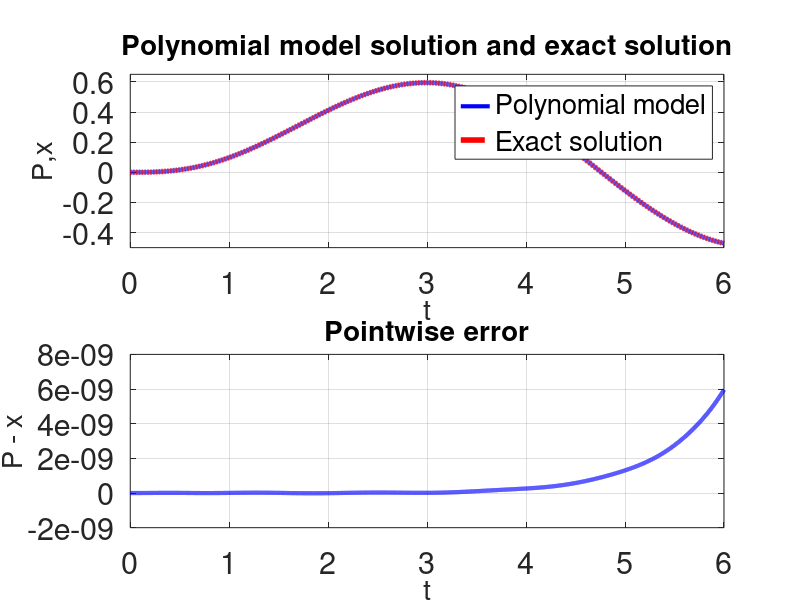
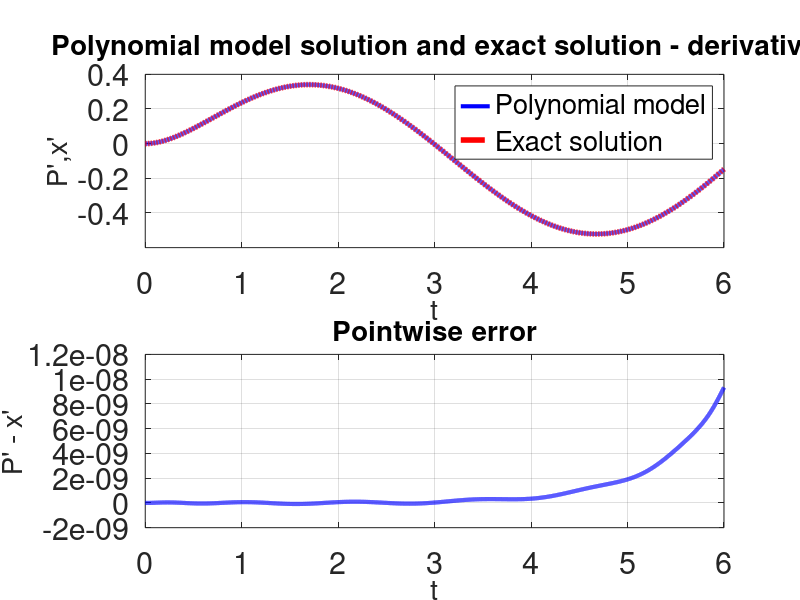
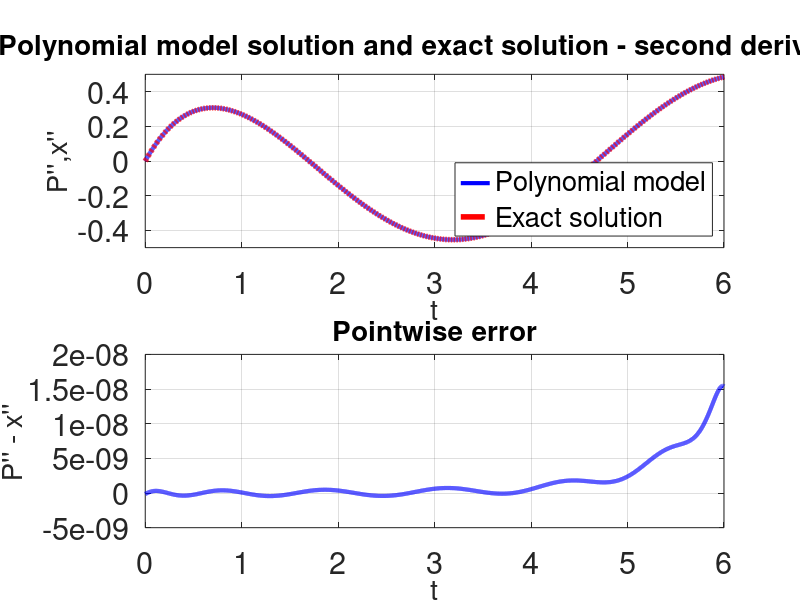

These figures' MATLAB source, in order:
close all
clear all 
clc
%%

% This script approximates the solution of the second-order ODE
%
%     x''(t) + 2*x'(t) + x(t) = sin(t),     x(0) = 0, x'(0) = 0
%
% with a polynomial written in scaled Taylor form:
%
%     P(t) = c0 + c1*t/1! + c2*t^2/2! + ... + cm*t^m/m!
%
% The factorial scaling is useful because derivatives are obtained by
% shifting the coefficient index.

% Main parameters:
% n = order of the differential equation. For this script n = 2, so two
%     initial conditions are fixed: P(0) = c0 and P'(0) = c1.
% m = degree of the polynomial approximation. Here m = 15, so the model uses
%     coefficients c0, c1, ..., c15.
% M = number of random collocation points. The ODE is sampled at these
%     points, creating an overdetermined linear system solved by least squares.
% In this script, n is mainly a readable reminder of the ODE order; the
% actual matrix sizes are written explicitly using m.

n = 2;
m = 15;
M = 10000;

% Random collocation points where the differential equation is sampled.
tk = 6.1*rand(M,1)-0.05;

% Right-hand side of the ODE.
uk0 = sin(tk);
%% 

% Initial conditions fix the first two polynomial coefficients:
% c0 = P(0), c1 = P'(0).
c0 = 0; 
c1 = 0;

% Move the known contributions of c0 and c1 to the right-hand side.
uk = uk0 - 1*(c0 + c1*tk) - 2*(c1)  ;

% T1 represents the second derivative part P''(t), using c2...cm.
T1 = tk.^[0:m-2]./factorial(0:m-2);

% T2 represents the first derivative part P'(t), using c2...cm.
T2 = tk.^[1:m-1]./factorial(1:m-1);

% T3 represents the polynomial part P(t), excluding fixed c0 and c1 terms.
T3 = tk.^[2:m]./factorial(2:m);

% Linear system for the unknown coefficients:
%
%     P''(tk) + 2*P'(tk) + P(tk) = sin(tk)
%
% at all sampled collocation points tk.
A = T1 + 2*T2 + 1*T3;

% Solve the overdetermined linear system in the least-squares sense.
ch = pinv(A)*uk;

% Full coefficient vector, including the two fixed initial-condition terms.
c = [c0;c1;ch];

%%

% Dense grid used only for plotting.
t = linspace(0,6,10000);

% Evaluate the polynomial model P(t).
P = 0;
for i = 0:m
    P = P + c(i+1)*t.^i/factorial(i);
end

% Exact solution of the second-order ODE with the chosen initial conditions.
x = ( exp(-t) + t.*exp(-t) - cos(t))/2;

% Print coefficients and the RMSE (root mean squared error) on the plotting
% grid. RMSE is a single number that summarizes the average size of P(t)-x(t).
c
rmse_error = sqrt(mean((P-x).^2));
rmse_error

% Plot the polynomial approximation and the exact solution.
f1=figure('DefaultAxesFontSize',22);
subplot(2,1,1)
set(gcf, 'renderer', 'painters','Position', [100 100 1200 900]);
plot(t,P,'-','LineWidth',3,'Color',[0,0,1]), hold on, 
plot(t,x,'--','LineWidth',4,'Color',[1 0 0]),
legend('Polynomial model','Exact solution','Location','northeast')
title('Polynomial model solution and exact solution', 'FontSize', 20);
xlabel('t', 'FontSize', 20);
ylabel('P,x', 'FontSize', 20);
xlim([0 6]);
ylim([-0.5 0.65] )
grid on
subplot(2,1,2)
set(gcf, 'renderer', 'painters','Position', [100 100 1200 900]);
plot(t,P - x,'-','LineWidth',3,'Color',[0,0,1]), hold on, 
% legend('Polynomial model','Exact solution','Location','northeast')
title('Pointwise error', 'FontSize', 20);
xlabel('t', 'FontSize', 20);
ylabel('P - x', 'FontSize', 20);
xlim([0 6 ]);
% ylim([0 1] )
grid on

%%

% Evaluate the first derivative P'(t).
Pd = 0;
for i = 0:m-1
    Pd = Pd + c(i+2)*t.^i/factorial(i);
end

% Exact first derivative of the exact solution.
xd =  ( sin(t) - t.*exp(-t) )/2



% Plot the first derivative and its error.
f2=figure('DefaultAxesFontSize',22);
subplot(2,1,1)
set(gcf, 'renderer', 'painters','Position', [100 100 1200 900]);
plot(t,Pd,'-','LineWidth',3,'Color',[0,0,1]), hold on, 
plot(t,xd,'--','LineWidth',4,'Color',[1 0 0]),
legend('Polynomial model','Exact solution','Location','northeast')
title('Polynomial model solution and exact solution - derivative', 'FontSize', 20);
xlabel('t', 'FontSize', 20);
ylabel('P'',x''', 'FontSize', 20);
xlim([0 6 ]);
ylim([-0.6 0.4] )
grid on
subplot(2,1,2)
set(gcf, 'renderer', 'painters','Position', [100 100 1200 900]);
plot(t,Pd - xd,'-','LineWidth',3,'Color',[0,0,1]), hold on, 
% legend('Polynomial model','Exact solution','Location','northeast')
title('Pointwise error', 'FontSize', 20);
xlabel('t', 'FontSize', 20);
ylabel('P'' - x''', 'FontSize', 20);
xlim([0 6 ]);
% ylim([0 1] )
grid on


%%

%%

% Evaluate the second derivative P''(t).
Pdd = 0;
for i = 0:m-2
    Pdd = Pdd + c(i+3)*t.^i/factorial(i);
end

% Exact second derivative of the exact solution.
xdd =  ( t.*exp(-t) - exp(-t) + cos(t) )/2;

% Plot the second derivative and its error.
f3=figure('DefaultAxesFontSize',22);
subplot(2,1,1)
set(gcf, 'renderer', 'painters','Position', [100 100 1200 900]);
plot(t,Pdd,'-','LineWidth',3,'Color',[0,0,1]), hold on, 
plot(t,xdd,'--','LineWidth',4,'Color',[1 0 0]),
legend('Polynomial model','Exact solution','Location','southeast')
title('Polynomial model solution and exact solution - second derivative', 'FontSize', 20);
xlabel('t', 'FontSize', 20);
ylabel('P'''',x''''', 'FontSize', 20);
xlim([0 6 ]);
ylim([-0.5 0.501] )
grid on
subplot(2,1,2)
set(gcf, 'renderer', 'painters','Position', [100 100 1200 900]);
plot(t,Pdd - xdd,'-','LineWidth',3,'Color',[0,0,1]), hold on, 
% legend('Polynomial model','Exact solution','Location','northeast')
title('Pointwise error', 'FontSize', 20);
xlabel('t', 'FontSize', 20);
ylabel('P'''' - x''''', 'FontSize', 20);
xlim([0 6 ]);
% ylim([0 1] )
grid on
% 
% 
